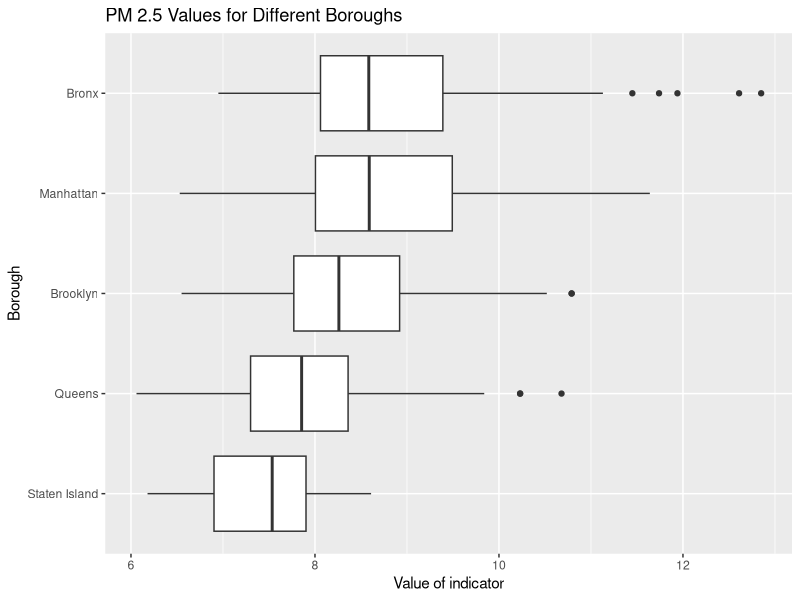
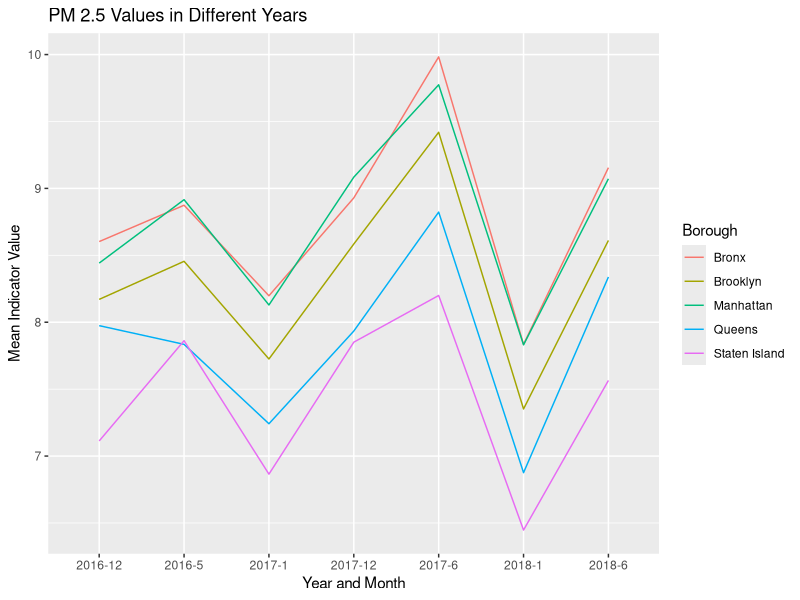
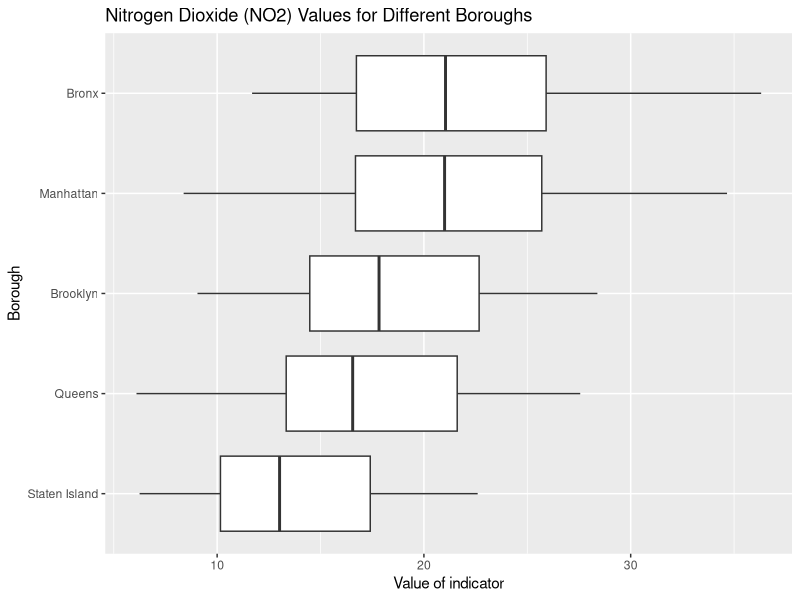
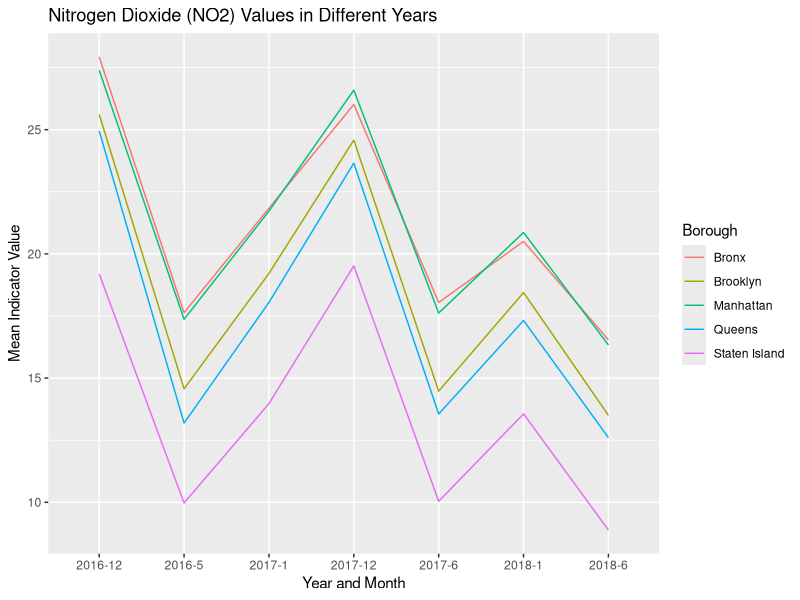
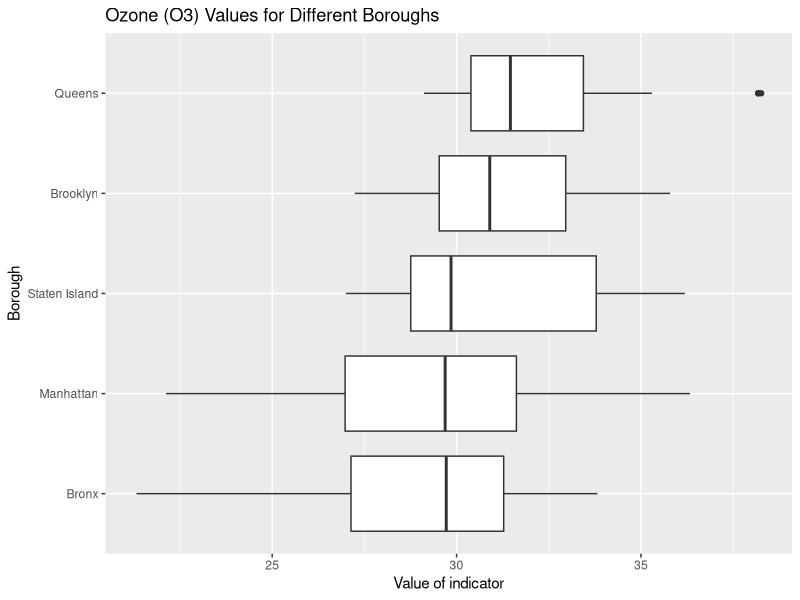
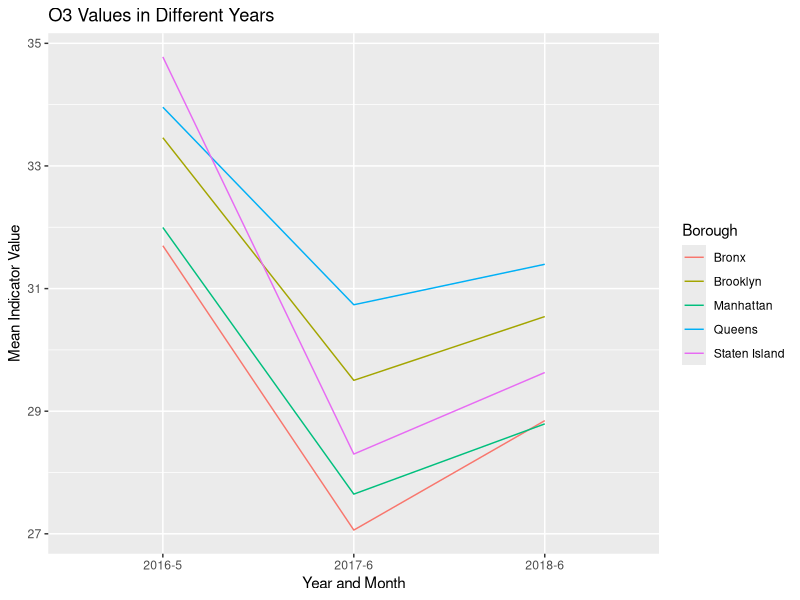

Here is the R script that generated these plots, in order:
## ---- chunk 1
library(ggplot2)
library(dplyr)
library(tidyverse)

## ---- chunk 2
air_quality = data.frame(read_csv('data/Air_Quality_2016_2018.csv') %>% select('Name', 'Measure', 'Geo Join ID', 'Start_Date', 'Data Value'))
air_quality = air_quality %>% filter(Measure =='Mean')
air_quality$Borough = 'Bronx'
air_quality$Geo.Join.ID = as.character(air_quality$Geo.Join.ID)
for(i in 1:nrow(air_quality)){
  tmp = substr(air_quality[i,3],1,1)
  if(tmp == '2'){
    air_quality[i,6] = 'Brooklyn'
  }
  if(tmp == '3'){
    air_quality[i,6] = 'Manhattan'
  }
  if(tmp == '4'){
    air_quality[i,6] = 'Queens'
  }
  if(tmp == '5'){
    air_quality[i,6] = 'Staten Island'
  }
}

## ---- chunk 3
d1 = air_quality %>% filter(Name == 'Fine Particulate Matter (PM2.5)') %>% select(Data.Value, Borough)
ggplot(d1,aes(x = Data.Value, y = fct_relevel(Borough,'Staten Island','Queens', 'Brooklyn','Manhattan'))) + 
  geom_boxplot() +
  xlab('Value of indicator')+
  ylab('Borough')+
  ggtitle('PM 2.5 Values for Different Boroughs')

d1_t = air_quality %>% filter(Name == 'Fine Particulate Matter (PM2.5)') %>% select(Start_Date, Data.Value, Borough)
for(i in 1:nrow(d1_t)){
  d1_t[i,1] = paste('20',strsplit(d1_t[i,1], split = '/')[[1]][3],'-', strsplit(d1_t[i,1], split = '/')[[1]][1],sep = '')
}
d1_data = d1_t %>% group_by(Start_Date,Borough) %>% summarize(n = mean(Data.Value))

ggplot(data=d1_data,aes(x=Start_Date, y=n, group=Borough, color=Borough))+
  geom_line()+
  xlab('Year and Month')+
  ylab('Mean Indicator Value')+
  ggtitle('PM 2.5 Values in Different Years')
## ---- chunk 4
d2 = air_quality %>% filter(Name == 'Nitrogen Dioxide (NO2)') %>% select(Data.Value, Borough)
ggplot(d2,aes(x = Data.Value, y = fct_relevel(Borough,'Staten Island','Queens', 'Brooklyn','Manhattan'))) + 
  geom_boxplot() +
  xlab('Value of indicator')+
  ylab('Borough')+
  ggtitle('Nitrogen Dioxide (NO2) Values for Different Boroughs')

d2_t = air_quality %>% filter(Name == 'Nitrogen Dioxide (NO2)') %>% select(Start_Date, Data.Value, Borough)
for(i in 1:nrow(d2_t)){
  d2_t[i,1] = paste('20',strsplit(d2_t[i,1], split = '/')[[1]][3],'-', strsplit(d2_t[i,1], split = '/')[[1]][1],sep = '')
}
d2_data = d2_t %>% group_by(Start_Date,Borough) %>% summarize(n = mean(Data.Value))

ggplot(data=d2_data,aes(x=Start_Date, y=n, group=Borough, color=Borough))+
  geom_line()+
  xlab('Year and Month')+
  ylab('Mean Indicator Value')+
  ggtitle('Nitrogen Dioxide (NO2) Values in Different Years')
## ---- chunk 5
d3 = air_quality %>% filter(Name == 'Ozone (O3)') %>% select(Data.Value, Borough)
ggplot(d3,aes(x = Data.Value, y = fct_relevel(Borough, 'Bronx','Manhattan','Staten Island','Brooklyn'))) + 
  geom_boxplot() +
  xlab('Value of indicator')+
  ylab('Borough')+
  ggtitle('Ozone (O3) Values for Different Boroughs')

d3_t = air_quality %>% filter(Name == 'Ozone (O3)') %>% select(Start_Date, Data.Value, Borough)
for(i in 1:nrow(d3_t)){
  d3_t[i,1] = paste('20',strsplit(d3_t[i,1], split = '/')[[1]][3],'-', strsplit(d3_t[i,1], split = '/')[[1]][1],sep = '')
}
d3_data = d3_t %>% group_by(Start_Date,Borough) %>% summarize(n = mean(Data.Value))

ggplot(data=d3_data,aes(x=Start_Date, y=n, group=Borough, color=Borough))+
  geom_line()+
  xlab('Year and Month')+
  ylab('Mean Indicator Value')+
  ggtitle('O3 Values in Different Years')
